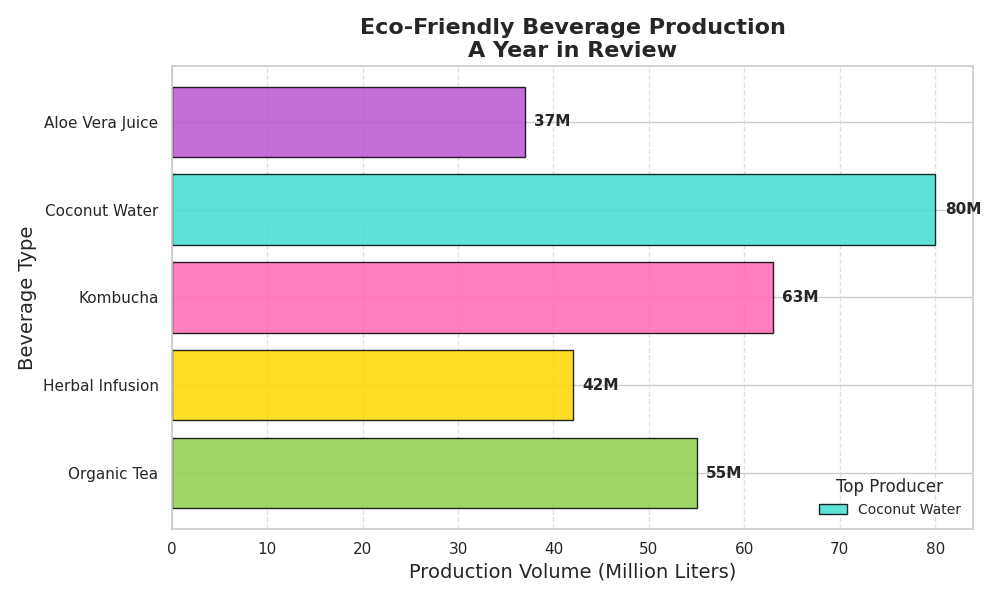

Here is the Python script that generated this plot:
import matplotlib.pyplot as plt
import numpy as np

# Data for the eco-friendly beverage production
beverages = ['Organic Tea', 'Herbal Infusion', 'Kombucha', 'Coconut Water', 'Aloe Vera Juice']
production_volumes = [55, 42, 63, 80, 37]
colors = ['#8FD14F', '#FFD700', '#FF69B4', '#40E0D0', '#BA55D3']

# Plotting the horizontal bar chart
fig, ax = plt.subplots(figsize=(10, 6))
bars = ax.barh(beverages, production_volumes, color=colors, alpha=0.85, edgecolor='black')

# Adding data annotations on each bar
for bar, volume in zip(bars, production_volumes):
    xval = bar.get_width()
    ax.text(xval + 1, bar.get_y() + bar.get_height() / 2, f'{volume}M', va='center', ha='left', fontsize=11, fontweight='bold')

# Title and labels
ax.set_title("Eco-Friendly Beverage Production\nA Year in Review", fontsize=16, fontweight='bold')
ax.set_xlabel("Production Volume (Million Liters)", fontsize=14)
ax.set_ylabel("Beverage Type", fontsize=14)

# Adding a legend to highlight the most produced beverage
most_produced_index = np.argmax(production_volumes)
ax.legend([bars[most_produced_index]], [beverages[most_produced_index]], title="Top Producer", loc='lower right', fontsize=10, frameon=False)

# Grid lines for better readability
ax.xaxis.grid(True, linestyle='--', alpha=0.6)

# Automatically adjust layout to prevent overlapping
plt.tight_layout()

# Show the plot
plt.show()
